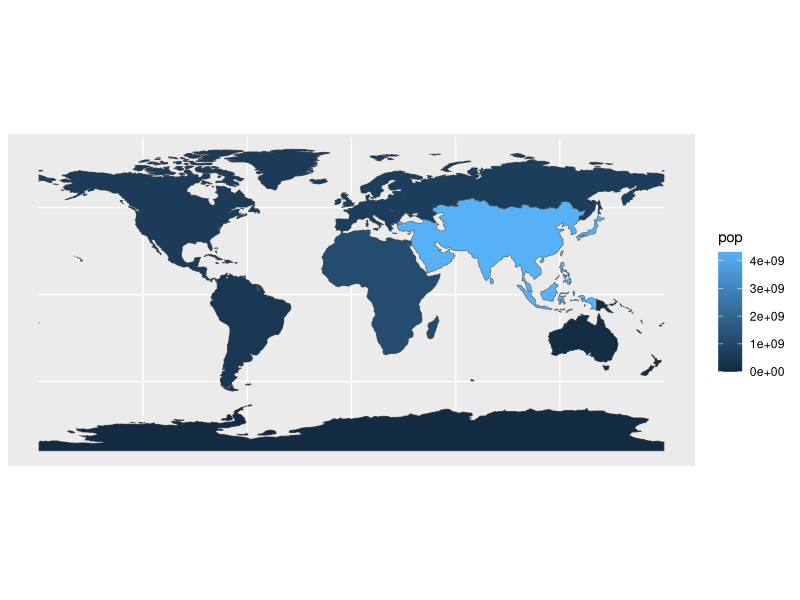
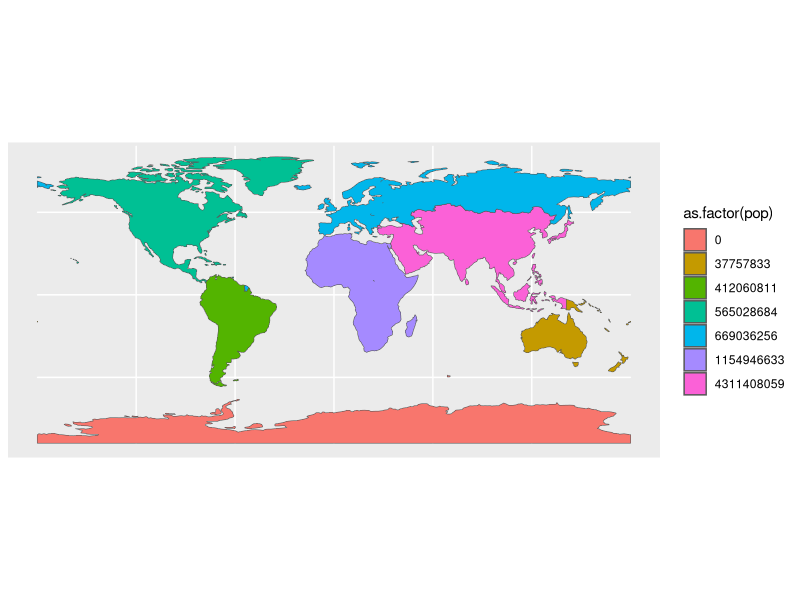
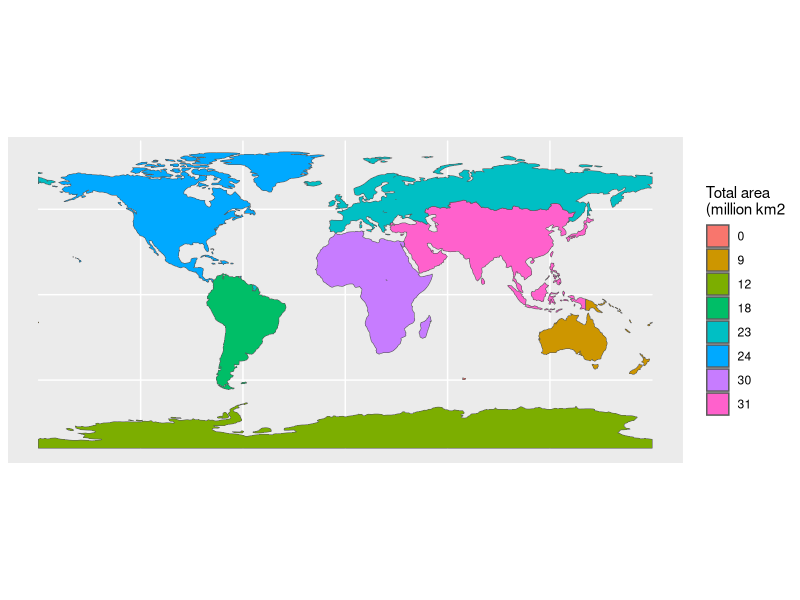
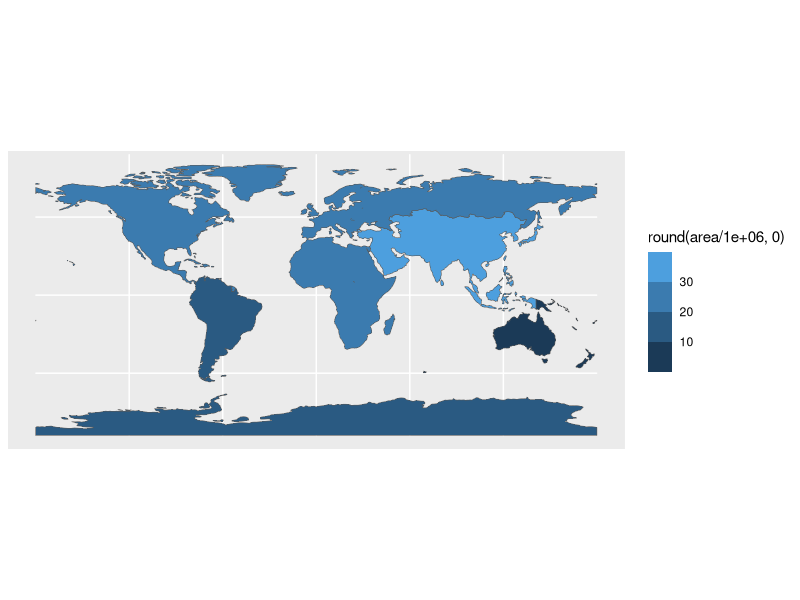
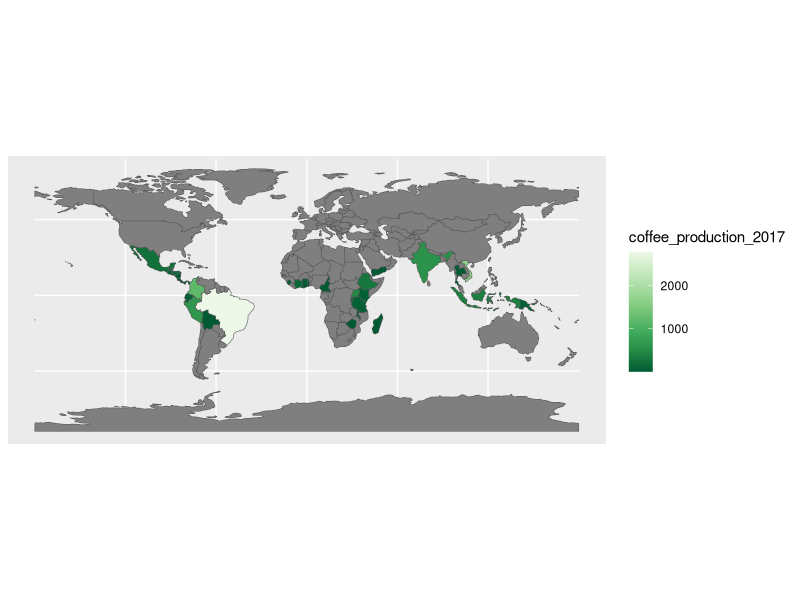
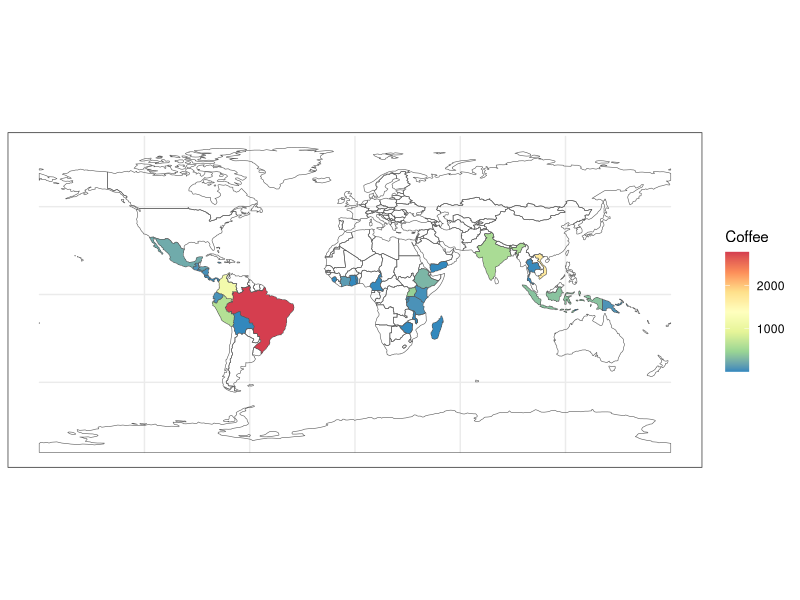

Reproduce these figures in R, in order. (Note: this script raises an error after producing the figures.)
## ------------------------------------------------------
## 01_CLASS03.R - R Script for Lecture 03

# version: 1.1
# Author: Bruno Conte Leite @2025-26
# bruno.conte@bse.eu

## ------------------------------------------------------

library(sf) # simple features' library
library(spData) # library of spatial datasets
library(tidyverse) # dplyr, ggplot, ...

# 1. SF ATTRIBUTE OPERATIONS ----

# Let us use the world dataset for that:
sf.world <- world

# 1.1. Basic operations:

# Slicing (choosing rows):
sf.world[1:3,] # basic R 'vector' syntax
sf.world %>% # tidyverse syntax 
  slice(1:3)

# Selecting (choosing columns
# /variables):
sf.world[,1:3]
sf.world %>% 
  dplyr::select(1:3) # by index

sf.world %>% # by names: MUCH MORE RECOMMENDED!
  dplyr::select(iso_a2,
                name_long,
                continent)

# Filtering: countries whose area>200.000 km2
sf.world %>% 
  filter(area_km2>2*1e5) # select variables

# FOR ILLUSTRATION: when filtering, there is
# an underlying logical vector (TRUE/FALSE):
sf.world$area_km2>2*1e5
logical.vector <- sf.world$area_km2>2*1e5
sf.world[logical.vector,]
rm(logical.vector)


# 1.2. Aggregating

# Let us start with a simple data.frame 
# example (no geometry):
df.world <- st_drop_geometry(sf.world) # it is just a data set

# Aggregating (collapsing, in Stata) total
# area in each continent:

df.world %>% 
  group_by(continent) %>% 
  summarise(total_area = sum(area_km2))

# Multiple variables:
df.world %>% 
  group_by(continent) %>% 
  summarise(total_area = sum(area_km2), average_pop = mean(pop))
# Watch out for missing data (NA)!!!

df.world %>% 
  group_by(continent) %>% 
  summarise(total_area = sum(area_km2), average_pop = mean(pop,na.rm=T))
# NaN: average of zeros/NA; that is missing data in
# all observations of the group (continent)

rm(df.world)

# Aggregating SF: also aggregate geometries
# (if polygons, make them multipolygon AND
# join the polygons that touch one another)

sf.world.agg <- world %>% 
  group_by(continent) %>% 
  summarize(pop = sum(pop))
# Likely error: how to solve it?
# https://stackoverflow.com/questions/68478179/how-to-resolve-spherical-geometry-failures-when-joining-spatial-data

sf_use_s2(F)
# Be careful with this: it happens because this
# geometry has low precision! Watch out!

sf.world.agg <- sf.world %>% 
  group_by(continent) %>% 
  summarize(pop = sum(pop,na.rm=T))

ggplot(sf.world.agg) +
  geom_sf(aes(fill=pop))

# Using factors inside aesthetics
# (transform continuous scale into
# discrete):
ggplot(sf.world.agg) +
  geom_sf(aes(fill=as.factor(pop)))

# Multiple aggregation:
sf.world.agg <- sf.world %>% 
  group_by(continent) %>% 
  summarise(pop = sum(pop,na.rm = T), area = sum(area_km2,na.rm = T))

ggplot(sf.world.agg) +
  geom_sf(aes(fill=as.factor(round(area/1e6,0)))) +
  scale_fill_discrete(name = 'Total area\n(million km2')
  # what is scale_*()?

ggplot(sf.world.agg) +
  geom_sf(aes(fill=round(area/1e6,0))) +
  scale_fill_binned()
# what is scale_*()?

rm(sf.world.agg)

sf_use_s2(T) # restore default

# 3.3. Vector merging (joining):

# Suppose we have an additional dataset
df.coffe <- coffee_data
df.coffe

# Merging (joining it) to the sf:

sf.world.merged <- sf.world %>% 
  left_join(df.coffe)
# all variables from sf.world linked to
# coffe production from df.coffee!

sf.world.merged %>% 
  dplyr::select(name_long,continent,coffee_production_2017)

ggplot(sf.world.merged) +
  geom_sf(aes(fill=coffee_production_2017)) +
  scale_fill_distiller(palette = 'Greens')

ggplot(sf.world.merged) +
  geom_sf(aes(fill=coffee_production_2017)) +
  scale_fill_distiller(name = 'Coffee', palette = 'Spectral', na.value = NA) +
  theme_bw()

# What if the "merging variables" between datasets
# do not have the same names?

# Here I artificially change names in the coffe data:
df.coffe <- df.coffe %>% 
  rename(country.name = name_long)

# Try to merge:
sf.world %>% 
  left_join(df.coffe)

# Telling which variables link the two datasets:
sf.world %>% 
  left_join(df.coffe,by = c(name_long =  'country.name'))

# Generating variables (mutating):

# Coffe per capita:
sf.world.merged <- sf.world.merged %>% 
  mutate(coffee_capita = coffee_production_2016/pop)

ggplot(sf.world.merged) +
  geom_sf(aes(fill=coffee_capita))

# You can calculate the new variable directly
# inside the aes(). Example with coffee/area

ggplot(sf.world.merged) +
  geom_sf(aes(fill=(coffee_production_2016/area_km2))) +
  scale_fill_distiller(name = NULL)


# ----

# 2. SF SPATIAL OPERATIONS: ----

# Same idea that attribute data, but
# based on the relationship between two
# geometries

# The following is inspired on Chapter 4.2
#  https://r.geocompx.org/spatial-operations.html

# 2.1. Spatial subsetting (e.g. filtering)

sf.cant <- nz  %>%  
  filter(Name == "Canterbury")
sf.nzpeaks <- nz_height

# Visualizing:
ggplot() +
  geom_sf(data = nz,fill='white') + # whole New Zealand
  geom_sf(data = sf.cant, aes(fill='Canterbury')) + # Only Canterbury
  geom_sf(data = sf.nzpeaks,shape = 2)

# What if we want to filter peaks in Canterbury?

sf.cant.peaks <- sf.nzpeaks[sf.cant,] # slicing
# Equivalent (in intuition) to:
# sf.cant.peaks <- sf.nzpeaks[sf.nzpeaks instersect with sf.cant,]

ggplot() +
  geom_sf(data = nz,fill='white') + # whole New Zealand
  geom_sf(data = sf.cant, aes(fill='Canterbury')) + # Only Canterbury
  geom_sf(data = sf.nzpeaks,shape = 2) +
  geom_sf(data = sf.cant.peaks,shape = 2,color='blue')

# Note: underlying the spatial filtering, there is
# TOPOLOGICAL RELATIONSHIP of INTERSECTION (TRUE/FALSE)
st_intersects(x = sf.nzpeaks, y = sf.cant)
st_intersects(x = sf.nzpeaks, y = sf.cant,sparse = F)

# Using sf's spatial filtering function:
sf.nzpeaks %>% 
  st_filter(sf.cant) # much nicer!

# If interested in another Topological
# relationship (e.g. touches):
sf.nzpeaks %>% 
  st_filter(sf.cant, .predicate = st_within)
  # should not change the result

# Note: the dot '.' before the predicate and
# that the spatial function (st_within) is
# written without the (): st_within

# 2.2. Spatial joining

# Idea: similar to merging, but based on
# topological relations. As before, standard is
# st_intersects()

# Generating a random SF points:
set.seed(2018) # set seed for reproducibility
bb <- st_bbox(world) # the world's bounds
#>   xmin   ymin   xmax   ymax 
#> -180.0  -89.9  180.0   83.6
random_df <- data.frame(
  x = runif(n = 10, min = bb[1], max = bb[3]),
  y = runif(n = 10, min = bb[2], max = bb[4])
)
rm(bb)
sf.random.points <- random_df %>% 
  st_as_sf(coords = c("x", "y"))  %>%  # set coordinates
  st_set_crs("EPSG:4326") # set geographic CRS
rm(random_df)

# Visualizing:
ggplot() +
  geom_sf(data = world) +
  geom_sf(data = sf.random.points)

# What if we want to merge the country data
# into the SF random points based on intersection?

sf.points.merged <- sf.random.points %>% 
  st_join(world)

ggplot() +
  geom_sf(data = world) +
  geom_sf(data = sf.points.merged, aes(color=name_long))

# As with filtering, st_join() allows for other
# topological relationships:

sf.random.points %>% 
  st_join(world,join = st_covers)
# all missing: points do not cover polygons

# WATCH OUT: ALWAYS CHECKE WHETHER THERE ARE
# FIELDS (VARIABLES) WITH THE SAME NAME!

# Joining based on distance (disjoint
# geometries):

sf.disj.1 <- cycle_hire
sf.disj.2 <- cycle_hire_osm

ggplot() +
  geom_sf(data = sf.disj.1) +
  geom_sf(data = sf.disj.2,color='red', alpha=.5)

# Do they touch?
st_touches(sf.disj.1,sf.disj.2,sparse = F)
any(st_touches(sf.disj.1,sf.disj.2,sparse = F))

# Joining them based on 20 meters distance:
logical.dist <- st_is_within_distance(sf.disj.1, sf.disj.2, 
                        dist = units::set_units(20, "m"))
logical.dist
logical.dist[100:150]

logical.dist <- st_is_within_distance(
  sf.disj.1, 
  sf.disj.2, 
  dist = units::set_units(20, "m"),
  sparse = F
  )
dim(logical.dist)

sf.disjoint.joined <- st_join(
  sf.disj.1, 
  sf.disj.2, 
  st_is_within_distance, 
  dist = units::set_units(20, "m")
  )

# BE CAREFUL: this can be consume a lot of
# CPU time depending on the size of the
# features you are merging!

# 2.3. Spatial join of incongruent layers
# check Chapter 4.2.7 of
# https://r.geocompx.org/spatial-operations.html

# ----

# 3. HANDS-IN EXERCISE ----

# 3.1. Merging and aggregating the
# world's data (attribute operations)

sf.world <- world %>% 
  filter(!is.na(iso_a2)) %>% 
  rename(name = name_long)

df.wb <- worldbank_df %>% 
  filter(!is.na(iso_a2))

merged_df <- left_join(sf.world, df.wb, 
                       by = "name")

americas <- merged_df %>% 
  filter(region_un == "Americas")

americas_urb <- americas %>% 
  group_by(subregion) %>% 
  summarize(urban_rate = sum(urban_pop, na.rm=T)/sum(pop, na.rm=T))

ggplot() +
  geom_sf(data=americas_urb, aes(fill=urban_rate)) +
  scale_fill_viridis_c(labels = scales::percent)

# 3.2. Spatial operations:

sf.great.london <- lnd
sf.bikes <- cycle_hire
sf.great.london <- sf.great.london %>% 
  rename(neighborhood = NAME)
sf.bikes <- sf.bikes %>% 
  rename(street = name)

# Spatial filtering:

sf.london.with.bikes <- sf.great.london %>% 
  st_filter(sf.bikes, .predicate = st_intersects)
# Filter points from great london area that contains bikes

ggplot() +
  geom_sf(data = sf.london.with.bikes) +
  geom_sf(data = sf.bikes, color = "red", size = 0.8, alpha = 0.6) +
  theme_minimal() +
  labs(
    title = "London Boroughs with Cycle Hire Stations"
  )


# Spatial join:

sf.joint <- st_join(sf.bikes, sf.london.with.bikes)

ggplot() +
  geom_sf(data=sf.london.with.bikes) +
  geom_sf(data=sf.joint, aes(color=as.factor(neighborhood))) +
  scale_fill_discrete(name = 'neighborhood', na.value = NA)


# Spatial join + aggregation:

# notes: for st_join; the matter of (x,y) orders.
## whatever shape is contained in x, y will follow (collapse into) that form.

sf.boroughs <- sf.great.london %>% 
  st_join(sf.bikes) %>% 
  group_by(neighborhood) %>% 
  summarize(
    total_bikes = sum(nbikes, na.rm=T)
  ) %>% 
  mutate(total_bikes = ifelse(total_bikes == 0, NA, total_bikes))


ggplot() +
  geom_sf(data=sf.boroughs, aes(fill = total_bikes)) +
  scale_fill_distiller(name = "Total Bikes", 
                       palette = "Greens", 
                       direction = 1,
                       na.value = NA) +
  theme_minimal()


# ----
